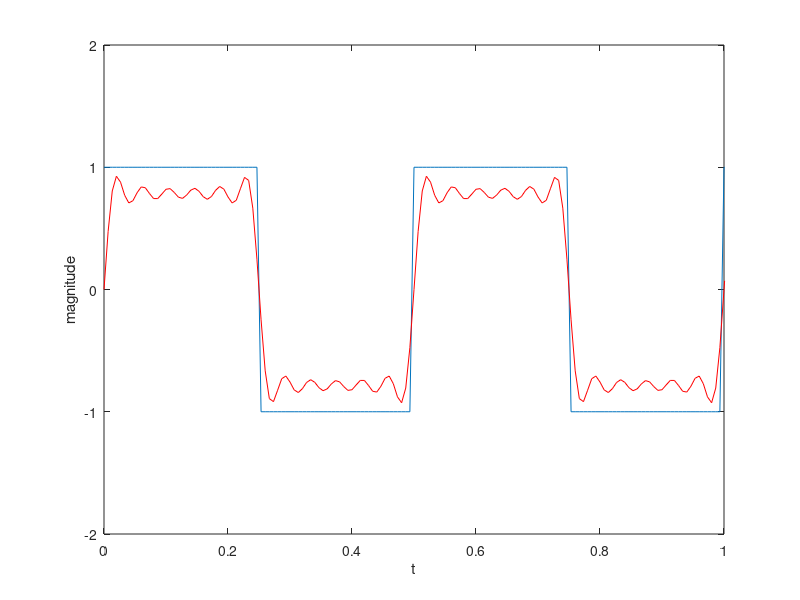

This figure's MATLAB source:
% Wesley Schumacher
% System Dynamics
% Fourier Synthesis Example MATLAB

clear all; close all; clc;
format long
Fs=150;
 t=0:1/Fs:4-1/Fs;
 f=2;
 x=square(2*pi*f*t);
 figure;
 plot(t,x);
 axis([0 1 -2 2]);
 % Approximation with Fourier decomposition
 y=0;
 N=11; 
 for r=1:2:N
    y=y+sin(2*pi*f*t*r)/r;
 end
 hold on;
 plot(t,y,'r');
 xlabel('t');
 ylabel('magnitude');
 hold off;